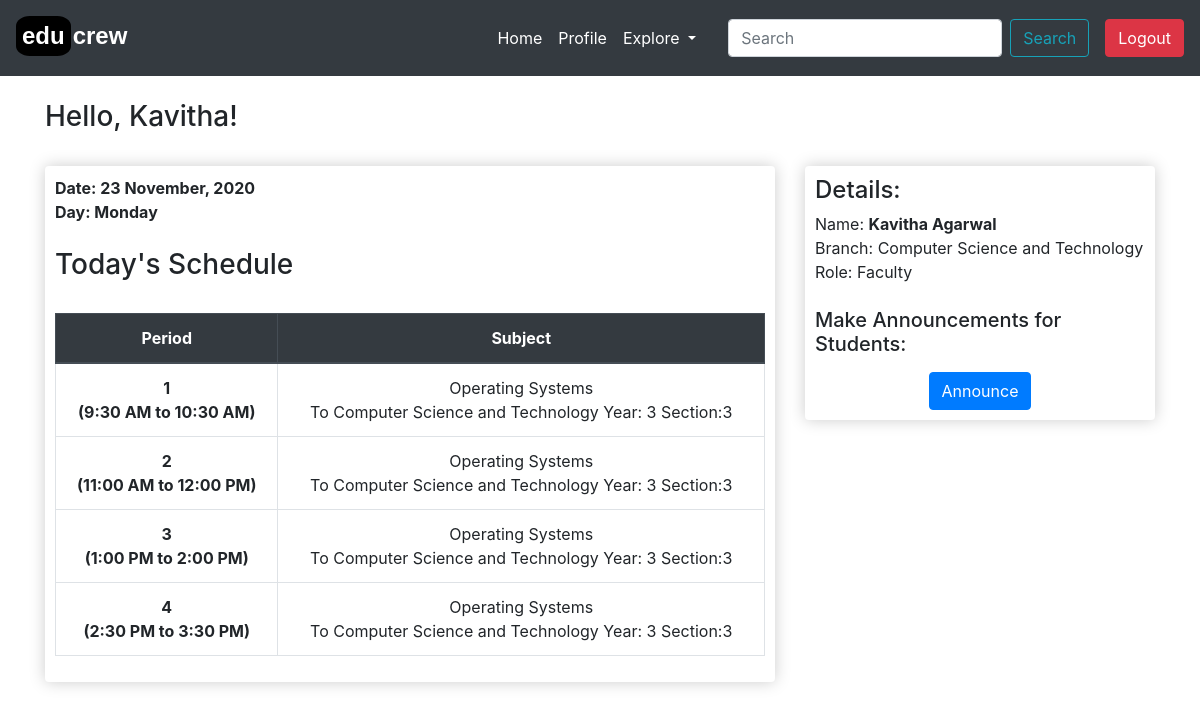
Page / (signed in) on the committed database.
### educrew/models.py (models this page shows, shortened)
class Lecturer(models.Model):
    user = models.OneToOneField(User,null=True, blank=True ,on_delete=models.CASCADE)
    lect_id = models.IntegerField(primary_key=True)
    firstname = models.CharField(max_length=100, null=True)
    lastname = models.CharField(max_length=100, null=True)
    email = models.CharField(max_length=100)
    phoneno = models.IntegerField(null=True)
    cabin_no = models.CharField(max_length=50, null=True, blank=True)
    profile_image= models.ImageField(default="profilepic.jpg",null=True)
    dept_id = models.ForeignKey(Dept, null=True, on_delete=models.SET_NULL) #cascade
    def __str__(self):
        return self.firstname +" "+  self.lastname

class LecturerSchedule(models.Model):
    lect_id = models.ForeignKey(Lecturer, null=True, on_delete=models.SET_NULL)
    WEEK = (('Monday','Monday'),('Tuesday','Tuesday'),('Wednesday','Wednesday'),('Thursday','Thursday'),('Friday','Friday'),('Saturday','Saturday'),('Sunday','Sunday'))
    day = models.CharField(choices=WEEK, max_length=10, null=True)
    p1 = models.IntegerField(null=True, blank=True)
    p2 = models.IntegerField(null=True, blank=True)
    p3 = models.IntegerField(null=True, blank=True)
    p4 = models.IntegerField(null=True, blank=True)

class SubjectInfo(models.Model):
    unq_id = models.IntegerField(primary_key=True)
    lect_id = models.ForeignKey(Lecturer, null=True, on_delete=models.CASCADE)
    sub_id = models.ForeignKey(Subject, null=True, on_delete=models.CASCADE)
    year = models.IntegerField(null=True)
    dept_id = models.ForeignKey(Dept, null=True, on_delete=models.CASCADE)
    sec = models.IntegerField(null=True)

class Subject(models.Model):
    sub_id = models.IntegerField(primary_key=True)
    sub_name = models.CharField(max_length=50)
    def __str__(self):
        return self.sub_name

class Dept(models.Model):
    dept_id = models.IntegerField(primary_key=True)
    dept_name = models.CharField(max_length=60)
    dept_short = models.CharField(max_length=10,blank=True)
    def __str__(self):
        return self.dept_name

### educrew/views.py (the view)
# urls.py: path('', views.home, name="home"),
@login_required(login_url='login')
def home(request):
    today = datetime.now()
    date = today.strftime("%d %B, %Y")
    day = today.strftime("%A")
    role = str(request.user.groups.values_list('name', flat=True).first())
    person = request.user.username
    if(role == 'Student'):
        user = Student.objects.get(rollno=person)
        yr = user.year
        dept_id = user.dept_id
        section = user.sec
        schedule = StudentSchedule.objects.get(dept_id=dept_id,year=yr,sec=section,day=day)
        if schedule.p1 is None: p1 = "Free"
        else: p1 = SubjectInfo.objects.get(unq_id=schedule.p1)
        if schedule.p2 is None: p2 = "Free"
        else: p2 = SubjectInfo.objects.get(unq_id=schedule.p2)
        if schedule.p3 is None: p3 = "Free"
        else: p3 = SubjectInfo.objects.get(unq_id=schedule.p3)
        if schedule.p4 is None: p4 = "Free"
        else: p4 = SubjectInfo.objects.get(unq_id=schedule.p4)
        date2 = today.strftime("%Y-%m-%d")
        annc = Announcements.objects.filter(dept_id=dept_id,year=yr,sec=section,start_date__lte=date2,end_date__gte=date2)
        count = annc.count
        context = {'user':user, 'date':date, 'day': day,
        'schedule':schedule,
        'role' : role,'cond':True,'p1':p1, 'p2':p2, 'p3':p3, 'p4':p4,
        'announcements': annc,'free':"Free",'count':count,
        }
    elif(role == 'Faculty'):
        user = Lecturer.objects.get(lect_id=person)
        schedule = LecturerSchedule.objects.get(lect_id=person,day=day)
        if schedule.p1 is None: p1 = "Leisure"
        else: p1 = SubjectInfo.objects.get(unq_id=schedule.p1)
        if schedule.p2 is None: p2 = "Leisure"
        else: p2 = SubjectInfo.objects.get(unq_id=schedule.p2)
        if schedule.p3 is None: p3 = "Leisure"
        else: p3 = SubjectInfo.objects.get(unq_id=schedule.p3)
        if schedule.p4 is None: p4 = "Leisure"
        else: p4 = SubjectInfo.objects.get(unq_id=schedule.p4)
        context = {'user':user, 'date':date, 'day': day,
        'schedule':schedule,
        'role' : role,'cond':False,'p1':p1, 'p2':p2, 'p3':p3, 'p4':p4,
        'leisure':"Leisure",
        }
    else:
        messages.info(request,'Your role is not specified! Cannot Authenticate')
        logout(request)
        return redirect('login')
    return render(request,'educrew/home.html',context)

### educrew/templates/educrew/home.html (shortened to what this page needs)
{% extends 'educrew/main.html' %}
{% load static %}
{% block content %}
<h3>Hello, {{ user.firstname }}!</h3>
<br>
<div class="row">
    <div class="col-lg-8">
        <div class="box-element" style="margin-bottom: 20px;">
            <strong>Date: {{date}}</strong>
            <br>
            <strong>Day: {{day}}</strong>
            <br>
            <br>
            <h3>Today's Schedule </h3>
            <br>
            <table class="table table-bordered text-center">
                <thead class="thead-dark">
                    <tr>
                        <th scope="col">Period</th>
                        <th scope="col">Subject</th>
                    </tr>
                </thead>
                {% if cond %}
                <tbody>
                    <tr>
                        <th scope="row">1 <br> (9:30 AM to 10:30 AM) </th>
                        <td>{% if p1 == free %} Free Hour!
                            {% else%} {{p1.sub_id}} <br>  By {{p1.lect_id}} {% endif %}</td>
                    </tr>
                    <tr>
                        <th scope="row">2 <br> (11:00 AM to 12:00 PM) </th>
                        <td>{% if p2 == free %} Free Hour!
                            {% else%} {{p2.sub_id}} <br>  By {{p2.lect_id}} {% endif %}</td>
                    </tr>
                    <tr>
                        <th scope="row">3 <br> (1:00 PM to 2:00 PM) </th>
                        <td>{% if p3 == free %} Free Hour!
                            {% else%} {{p3.sub_id}} <br>  By {{p3.lect_id}} {% endif %}</td>
                    </tr>
                    <tr>
                        <th scope="row">4 <br> (2:30 PM to 3:30 PM) </th>
                        <td>{% if p4 == free %} Free Hour!
                            {% else%} {{p4.sub_id}} <br>  By {{p4.lect_id}} {% endif %}</td>
                    </tr>
                </tbody>
                {% else %}
                <tbody>
                    <tr>
                        <th scope="row">1 <br> (9:30 AM to 10:30 AM) </th>
                        <td>{% if p1 == leisure %} Leisure! <br> Available at {{user.cabin_no}}
                            {% else%} {{p1.sub_id}} <br>  To {{p1.dept_id}} Year: {{p1.year}} Section:{{p1.sec}}
                            {% endif %}</td>
                    </tr>
                    <tr>
                        <th scope="row">2 <br> (11:00 AM to 12:00 PM) </th>
                        <td>{% if p2 == leisure %} Leisure! <br> Available at {{user.cabin_no}}
                            {% else%} {{p2.sub_id}} <br>  To {{p2.dept_id}} Year: {{p2.year}} Section:{{p2.sec}}
                            {% endif %}</td>
                    </tr>
                    <tr>
                        <th scope="row">3 <br> (1:00 PM to 2:00 PM) </th>
                        <td>{% if p3 == leisure %} Leisure! <br> Available at {{user.cabin_no}}
                            {% else%} {{p3.sub_id}} <br>  To {{p3.dept_id}} Year: {{p3.year}} Section:{{p3.sec}}
                            {% endif %}</td>
                    </tr>
                    <tr>
                        <th scope="row">4 <br> (2:30 PM to 3:30 PM) </th>
                        <td>{% if p4 == leisure %} Leisure! <br> Available at {{user.cabin_no}}
                            {% else%} {{p4.sub_id}} <br>  To {{p4.dept_id}} Year: {{p4.year}} Section:{{p4.sec}}
                            {% endif %}</td>
                    </tr>
                </tbody>
                {% endif %}
            </table>
        </div>
    </div>
    <div class="col-lg-4">
        <div class="box-element" style="margin-bottom: 50px;">
            <h4>Details:</h4>
            Name: <strong>{{user}}</strong>
            <br>
            Branch: {{user.dept_id}}
            <br>
            Role: {{role}}
            <br>
            <br>
            {% if cond %}
                <h4>Announcements:</h4>
                {% if count == 0 %}
                    <p>No Announcements yet.</p>
                {% else %}
                    {% for a in announcements %}
                    <p><b> {{a.lect_id}} </b>: {{a.note}}</p>
                    <hr>
                    {% endfor %}
                {% endif %}
            {% else %}
                <h5 class="mb-lg-3">Make Announcements for Students:</h5>
                <div class="text-center">
                    <a href="{% url 'announcement' %}" class="btn btn-primary">Announce</a>
                </div>
            {% endif %}
        </div>
    </div>
</div>
{% endblock content %}

### static/css/main.css (style rules this page uses)
.box-element { box-shadow: hsl(0, 0%, 80%) 0 0 16px; background-color: white; border-radius: 4px; padding: 10px; }

### rows in the picture
Lecturer: firstname "Kavitha", firstname+lastname "Kavitha Agarwal", dept_id "Computer Science and Technology"
LecturerSchedule: day "Monday"
SubjectInfo: sub_id "Operating Systems", dept_id "Computer Science and Technology", year "3", sec "3"

### other values in the picture
{{ role }} "Faculty"
